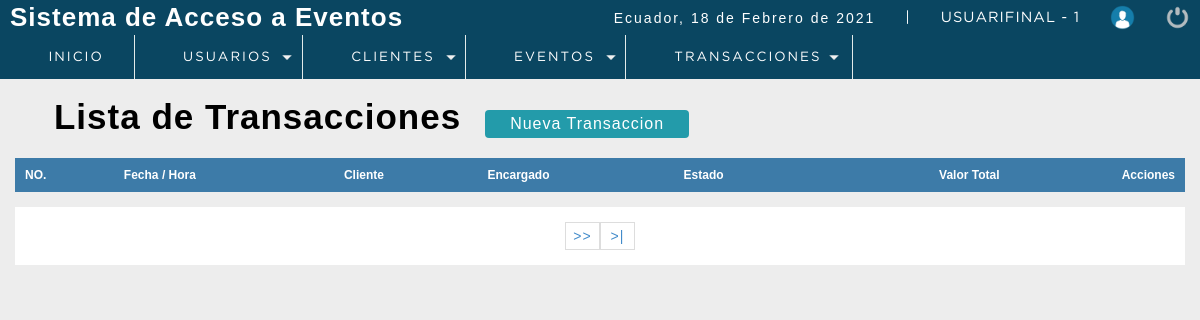
/P_seminarios/sistema/transacciones.php (signed in), run on an earlier commit of the app's database.
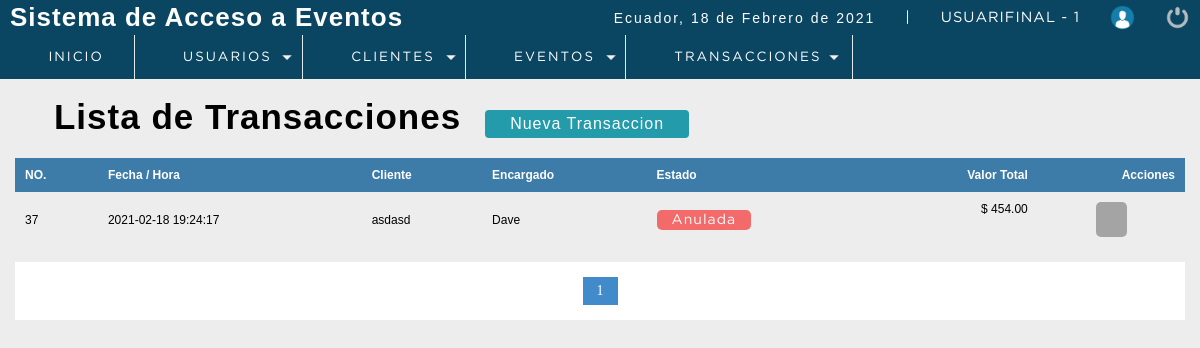
And on a later commit of the database.
### tables this page shows
CREATE TABLE `factura` (
  `nofactura` bigint(11) NOT NULL,
  `fecha` datetime NOT NULL DEFAULT current_timestamp(),
  `usuario` int(11) DEFAULT NULL,
  `codcliente` int(11) DEFAULT NULL,
  `totaltFactura` decimal(10,2) DEFAULT NULL,
  `status` int(11) NOT NULL DEFAULT 1
);

CREATE TABLE `cliente` (
  `idcliente` int(11) NOT NULL,
  `cedula` int(11) DEFAULT NULL,
  `nombre` varchar(80) DEFAULT NULL,
  `apellidos` varchar(80) NOT NULL,
  `Correo` varchar(80) DEFAULT NULL,
  `telefono` int(11) DEFAULT NULL,
  `direccion` text DEFAULT NULL,
  `dateAdd` datetime NOT NULL DEFAULT current_timestamp(),
  `usuario_id` int(11) NOT NULL,
  `status` int(11) NOT NULL DEFAULT 1,
  `cod_tarjeta` varchar(20) NOT NULL
);

CREATE TABLE `usuario` (
  `idusuario` int(11) NOT NULL,
  `nombre` varchar(50) DEFAULT NULL,
  `correo` varchar(100) DEFAULT NULL,
  `usuario` varchar(15) DEFAULT NULL,
  `clave` varchar(100) DEFAULT NULL,
  `rol` int(11) DEFAULT NULL,
  `Status` int(11) NOT NULL DEFAULT 1,
  `cod_cliente` int(11) DEFAULT 0
);

### P_seminarios/sistema/transacciones.php (the view, shortened to what this page needs)
<?php
 include "../conection.php";
?>
<!DOCTYPE html>
<html lang="en">
<head>
	<?php include "includes/scripts.php"?>
</head>
<body>
 <?php include "includes/header.php"?>
	<section id="container">
        <h1><i class="fas fa-list-alt"></i> Lista de Transacciones</h1>
        <a href="Nueva_transaccion.php" class="btn_new">Nueva Transaccion</a>
        <table>
            <tr>
                <th>NO.</th>
                <th>Fecha / Hora</th>
                <th>Cliente</th>
                <th>Encargado</th>
                <th>Estado</th>
                <th class="textright">Valor Total</th>
                <th class="textright">Acciones</th>
            </tr>
            <?php
           $sql_registre = mysqli_query($conection,"SELECT COUNT(*) AS total_registro FROM factura WHERE status !=10");
           $result_registre = mysqli_fetch_array($sql_registre);
           $total_resgistros = $result_registre['total_registro'];
           $por_pagina = 4;
           if (empty($_GET['pagina'])) {
               $pagina =1;
           }
           else {
               $pagina = $_GET['pagina'];
           }
           $desde = ($pagina - 1) * $por_pagina;
           $total_paginas = ceil($total_resgistros / $por_pagina);
           $query = mysqli_query($conection,"SELECT f.nofactura,f.fecha,f.totaltFactura,f.codcliente,f.status,
                                                    u.nombre as encargado,
                                                    cl.nombre as cliente
                                            FROM factura f
                                            INNER JOIN usuario u
                                            ON f.usuario = u.idusuario
                                            INNER JOIN cliente cl
                                            ON f.codcliente = cl.idcliente
                                            WHERE f.status != 10
                                            ORDER BY f.fecha DESC LIMIT $desde,$por_pagina");
           $result = mysqli_num_rows($query);
           if ($result > 0) {
               while ($data = mysqli_fetch_array($query)) {
                    if ($data["status"] == 1) {
                        $estado = '<span class="pagada">Pagada</span>';
                    }else {
                        $estado = '<span class="anulada">Anulada</span>';
                    }
           ?>
            <tr id="row_<?php echo $data["nofactura"];?>">
                <td><?php echo $data["nofactura"];?></td>
                <td><?php echo $data["fecha"];?></td>
                <td><?php echo $data["cliente"];?></td>
                <td><?php echo $data["encargado"];?></td>
                <td class="estado"><?php echo $estado;?></td>
                <td class="textright totalfactura"><span></span><?php echo '$ '.$data["totaltFactura"]; ?></td>
                <td>
                    <div class="div_acciones">
                    <?php
                        if($data["status"]==1)
                        {
                    ?>
                    <div class="div_factura">
                            <button class="btn_anular anular_factura" fac="<?php echo $data["nofactura"]; ?>"><i class="fas fa-ban"></i></button>
                    </div>
                    <?php
                        }else{
                    ?>
                    <div class="div_factura">
                        <button type="button" class="btn_anular inactive"><i class="fas fa-ban"></i></button>
                    </div>
                    <?php } ?>
                    </div>
                </td>
            </tr>
                <?php
               }
           }
            ?>
        </table>
        <div class="paginador">
                    <ul>
                    <?php
                    for ($i=1; $i <= $total_paginas; $i++) {
                        if ($i == $pagina) {
                            echo '<li class="pageSelected">'.$i.'</li>';
                        }
                        else {
                            echo '<li><a href="?pagina='.$i.'">'.$i.'</a></li>';
                        }
                    }
                    if ($pagina!=$total_paginas) {
                    ?>
                    <li><a href="?pagina=<?php echo $pagina+1;?>">>></a></li>
                    <li><a href="?pagina=<?php echo $total_paginas;?>">>|</a></li>
                        <?php
                            }
                        ?>
                    </ul>
                </div>
	</section>
</body>
</html>

What changed in the data, as far as the page shows it:
added factura: nofactura "37", fecha "2021-02-18 19:24:17", codcliente.nombre "asdasd", usuario.nombre "Dave", status "Anulada", totaltFactura "454.00"
Also different on the page:
new list line: "1"
